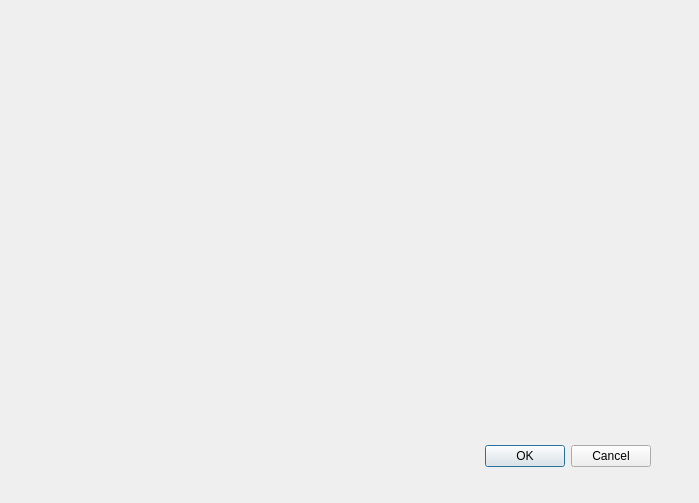
<?xml version="1.0" encoding="UTF-8"?>
<ui version="4.0">
 <class>Dialog</class>
 <widget class="QDialog" name="Dialog">
  <property name="geometry">
   <rect>
    <x>0</x>
    <y>0</y>
    <width>699</width>
    <height>503</height>
   </rect>
  </property>
  <property name="windowTitle">
   <string>Dialog</string>
  </property>
  <widget class="QDialogButtonBox" name="buttonBox">
   <property name="geometry">
    <rect>
     <x>310</x>
     <y>440</y>
     <width>341</width>
     <height>32</height>
    </rect>
   </property>
   <property name="orientation">
    <enum>Qt::Horizontal</enum>
   </property>
   <property name="standardButtons">
    <set>QDialogButtonBox::Cancel|QDialogButtonBox::Ok</set>
   </property>
  </widget>
 </widget>
 <resources/>
 <connections>
  <connection>
   <sender>buttonBox</sender>
   <signal>accepted()</signal>
   <receiver>Dialog</receiver>
   <slot>accept()</slot>
   <hints>
    <hint type="sourcelabel">
     <x>248</x>
     <y>254</y>
    </hint>
    <hint type="destinationlabel">
     <x>157</x>
     <y>274</y>
    </hint>
   </hints>
  </connection>
  <connection>
   <sender>buttonBox</sender>
   <signal>rejected()</signal>
   <receiver>Dialog</receiver>
   <slot>reject()</slot>
   <hints>
    <hint type="sourcelabel">
     <x>316</x>
     <y>260</y>
    </hint>
    <hint type="destinationlabel">
     <x>286</x>
     <y>274</y>
    </hint>
   </hints>
  </connection>
 </connections>
</ui>
